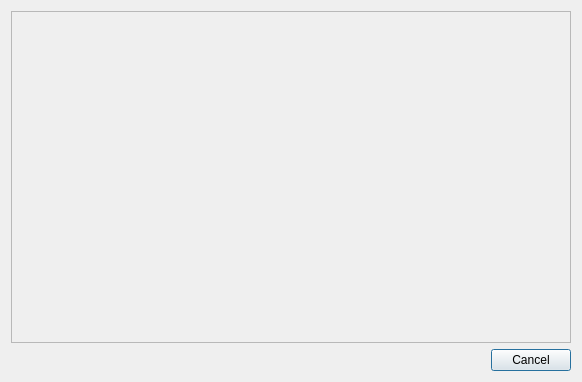
<?xml version="1.0" encoding="UTF-8"?>
<ui version="4.0">
 <class>BaseFindSearchDialog</class>
 <widget class="QDialog" name="BaseFindSearchDialog">
  <property name="windowModality">
   <enum>Qt::NonModal</enum>
  </property>
  <property name="geometry">
   <rect>
    <x>0</x>
    <y>0</y>
    <width>582</width>
    <height>382</height>
   </rect>
  </property>
  <property name="sizePolicy">
   <sizepolicy hsizetype="Minimum" vsizetype="Minimum">
    <horstretch>0</horstretch>
    <verstretch>0</verstretch>
   </sizepolicy>
  </property>
  <property name="windowTitle">
   <string>Searching for base address</string>
  </property>
  <layout class="QVBoxLayout" name="verticalLayout_2">
   <property name="sizeConstraint">
    <enum>QLayout::SetMinimumSize</enum>
   </property>
   <item>
    <layout class="QVBoxLayout" name="mainVerticalLayout">
     <property name="sizeConstraint">
      <enum>QLayout::SetMinimumSize</enum>
     </property>
     <item>
      <widget class="QScrollArea" name="scrollArea">
       <property name="sizePolicy">
        <sizepolicy hsizetype="Expanding" vsizetype="Expanding">
         <horstretch>0</horstretch>
         <verstretch>0</verstretch>
        </sizepolicy>
       </property>
       <property name="sizeAdjustPolicy">
        <enum>QAbstractScrollArea::AdjustToContents</enum>
       </property>
       <property name="widgetResizable">
        <bool>true</bool>
       </property>
       <widget class="QWidget" name="scrollAreaWidgetContents">
        <property name="geometry">
         <rect>
          <x>0</x>
          <y>0</y>
          <width>564</width>
          <height>320</height>
         </rect>
        </property>
        <property name="sizePolicy">
         <sizepolicy hsizetype="Minimum" vsizetype="Minimum">
          <horstretch>0</horstretch>
          <verstretch>0</verstretch>
         </sizepolicy>
        </property>
       </widget>
      </widget>
     </item>
     <item>
      <widget class="QDialogButtonBox" name="buttonBox">
       <property name="orientation">
        <enum>Qt::Horizontal</enum>
       </property>
       <property name="standardButtons">
        <set>QDialogButtonBox::Cancel</set>
       </property>
      </widget>
     </item>
    </layout>
   </item>
  </layout>
  <action name="actionRemoveItem">
   <property name="text">
    <string>Remove item</string>
   </property>
  </action>
  <action name="actionRemoveAll">
   <property name="text">
    <string>Remove all</string>
   </property>
   <property name="toolTip">
    <string>Remove all</string>
   </property>
  </action>
 </widget>
 <resources/>
 <connections>
  <connection>
   <sender>buttonBox</sender>
   <signal>rejected()</signal>
   <receiver>BaseFindSearchDialog</receiver>
   <slot>reject()</slot>
   <hints>
    <hint type="sourcelabel">
     <x>316</x>
     <y>240</y>
    </hint>
    <hint type="destinationlabel">
     <x>286</x>
     <y>254</y>
    </hint>
   </hints>
  </connection>
 </connections>
</ui>
